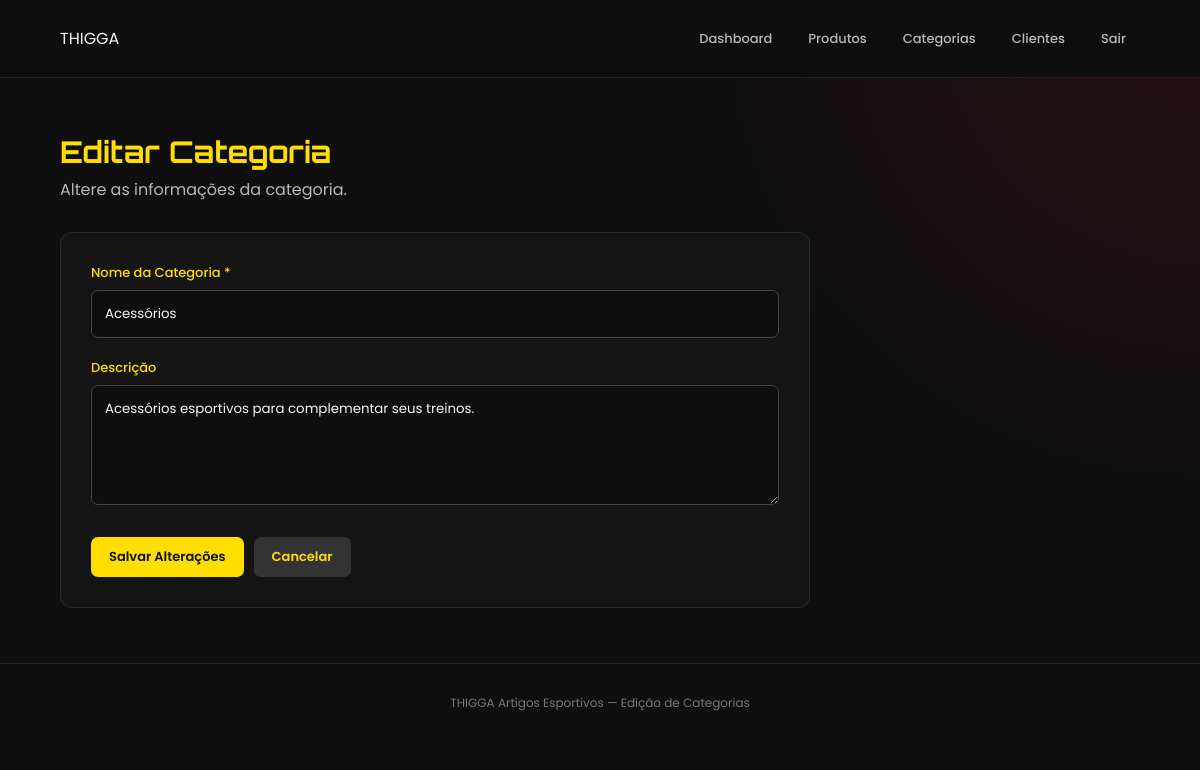
The page /admin/categorias/editar.php?id=3 (signed in) on the database its author committed.
### tables this page shows
CREATE TABLE IF NOT EXISTS categorias (

    id INT AUTO_INCREMENT PRIMARY KEY,

    nome VARCHAR(100) NOT NULL,

    descricao TEXT

);

### admin/categorias/editar.php (the view, shortened to what this page needs)
<?php
require_once "../../config/conexao.php";
$id = filter_input(
    INPUT_GET,
    "id",
    FILTER_VALIDATE_INT
);
$sql = "
    SELECT
        id,
        nome,
        descricao
    FROM categorias
    WHERE id = :id
    LIMIT 1
";
$stmt = $pdo->prepare($sql);
$stmt->bindValue(
    ":id",
    $id,
    PDO::PARAM_INT
);
$stmt->execute();
$categoria = $stmt->fetch(
    PDO::FETCH_ASSOC
);
?>
<!DOCTYPE html>
<html lang="pt-BR">
<head>
    <link
        rel="stylesheet"
        href="../../assets/css/admin.css"
    >
</head>
<body>
<header class="admin-header">
    <div class="admin-logo">
        THIGGA
    </div>
    <nav class="admin-menu">
        <a href="../dashboard.php">
            Dashboard
        </a>
        <a href="../produtos/listar.php">
            Produtos
        </a>
        <a href="listar.php">
            Categorias
        </a>
        <a href="../clientes/listar.php">
            Clientes
        </a>
        <a href="../logout.php">
            Sair
        </a>
    </nav>
</header>
<main class="admin-container">
    <div class="admin-titulo">
        <h1>
            Editar Categoria
        </h1>
        <p>
            Altere as informações da categoria.
        </p>
    </div>
    <form
        action="atualizar.php"
        method="POST"
        class="form-admin"
    >
        <div class="form-grupo">
            <label for="nome">
                Nome da Categoria *
            </label>
            <input
                type="text"
                id="nome"
                name="nome"
                value="<?php echo htmlspecialchars($categoria['nome']); ?>"
                maxlength="100"
                required
            >
        </div>
        <div class="form-grupo">
            <label for="descricao">
                Descrição
            </label>
            <textarea
                id="descricao"
                name="descricao"
                maxlength="255"
            ><?php echo htmlspecialchars($categoria['descricao'] ?? ''); ?></textarea>
        </div>
        <div
            style="
                display:flex;
                gap:10px;
                flex-wrap:wrap;
                margin-top:25px;
            "
        >
            <button
                type="submit"
                class="btn-admin btn-novo"
                style="
                    border:none;
                    cursor:pointer;
                "
            >
                Salvar Alterações
            </button>
            <a
                href="listar.php"
                class="btn-admin btn-editar"
            >
                Cancelar
            </a>
        </div>
    </form>
</main>
<footer class="admin-footer">
    THIGGA Artigos Esportivos —
    Edição de Categorias
</footer>
</body>
</html>

### assets/css/admin.css (style rules this page uses)
:root { --vermelho: #C8102E; --vermelho-escuro: #8E0B20; --preto: #0F0F10; --preto2: #151515; --preto3: #1D1D1D; --branco: #F5F5F5; --cinza: #B8B8B8; --cinza2: #777777; --dourado: #D4AF37; --dourado-claro: #FFDE00; --borda: rgba(255, 255, 255, .08); }
* { margin: 0; padding: 0; box-sizing: border-box; }
html { scroll-behavior: smooth; }
body { min-height: 100vh; font-family: "Poppins", sans-serif; background: radial-gradient( circle at top right, rgba(200, 16, 46, .12), transparent 35% ), var(--preto); color: var(--branco); }
.admin-header { min-height: 78px; padding: 0 5%; display: flex; align-items: center; justify-content: space-between; gap: 30px; position: sticky; top: 0; z-index: 1000; background: rgba(15, 15, 16, .96); border-bottom: 1px solid var(--borda); backdrop-filter: blur(15px); }
.admin-menu { display: flex; align-items: center; gap: 8px; }
.admin-menu a { padding: 10px 14px; border-radius: 7px; color: var(--cinza); text-decoration: none; font-size: 13px; font-weight: 500; transition: .25s; }
.admin-container { width: 90%; max-width: 1250px; margin: 0 auto; padding: 55px 0; }
.admin-titulo { margin-bottom: 30px; }
.admin-titulo h1 { font-family: "Orbitron", sans-serif; color: var(--dourado-claro); font-size: 30px; }
.admin-titulo p { margin-top: 7px; color: var(--cinza); }
.btn-admin { display: inline-block; padding: 10px 18px; border: none; border-radius: 7px; text-decoration: none; font-family: "Poppins", sans-serif; font-size: 13px; font-weight: 600; cursor: pointer; transition: .25s; }
.btn-novo { background: var(--dourado-claro); color: var(--preto); }
.btn-editar { background: #333; color: var(--dourado-claro); }
.form-admin { max-width: 750px; padding: 30px; background: var(--preto2); border: 1px solid var(--borda); border-radius: 12px; }
.form-grupo { margin-bottom: 20px; }
.form-grupo label { display: block; margin-bottom: 7px; color: var(--dourado-claro); font-size: 13px; font-weight: 500; }
.form-grupo input, .form-grupo textarea, .form-grupo select { width: 100%; padding: 13px; background: var(--preto); color: var(--branco); border: 1px solid #444; border-radius: 7px; outline: none; font-family: "Poppins", sans-serif; transition: .25s; }
.form-grupo textarea { min-height: 120px; resize: vertical; }
.admin-footer { padding: 30px 15px; border-top: 1px solid var(--borda); color: var(--cinza2); text-align: center; font-size: 12px; }

### rows shown on the page
categorias: nome "Acessórios", descricao "Acessórios esportivos para complementar seus treinos."
